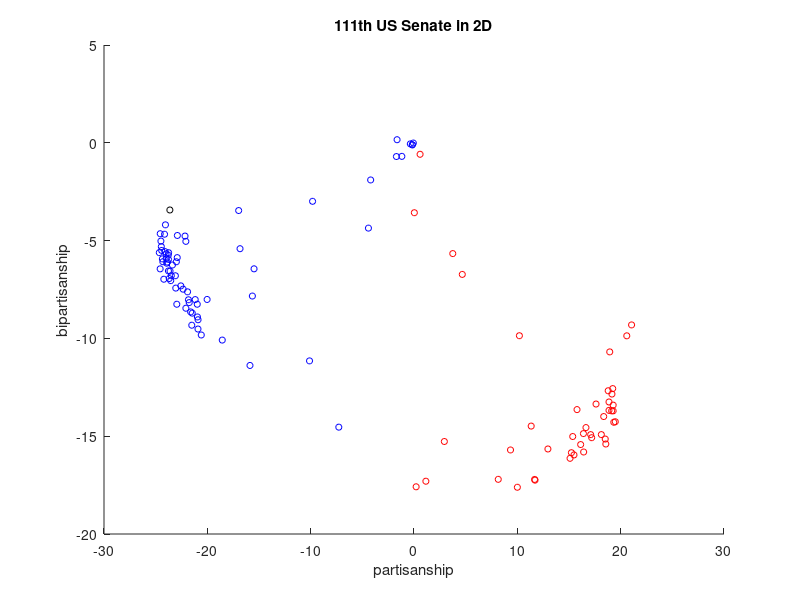

MATLAB code for this plot:
%%
% This matrix describes the votes on bills in the 111th session of the
% United States Senate. (The data set was obtained from |voteview.com|.)
% Each row is one senator and each column is a vote item.
load voting    % get from the book's website
[m,n] = size(A); 

%%
% If we visualize the votes (white is ``yea,'' black is ``nay,'' and gray is
% anything else), we can see great similarity between many rows, reflecting
% party unity.
imagesc(A)
colormap gray
title('Votes in 111th U.S. Senate')   % ignore this line
ylabel('senator'), xlabel('bill')    % ignore this line

%%
% We use singular value ``energy'' to quantify the decay rate of the values. 
[U,S,V] = svd(A);
sigma = diag(S);
tau = cumsum(sigma.^2) / sum(sigma.^2);
plot(tau(1:16),'.')
xlabel('k'), ylabel('\tau_k')  % ignore this line
title('Fraction of singular value energy')     % ignore this line

%%
% The first and second singular triples contain about 58% and 17%
% respectively of the energy of the matrix. All others have far less
% effect, suggesting that the information is primarily two-dimensional. The
% first left and right singular vectors also contain interesting structure.
subplot(211), plot(U(:,1),'.')
axis tight  % ignore this line
xlabel('senator number'), title('left singular vector')  % ignore this line
subplot(212), plot(V(:,1),'.')
axis tight  % ignore this line
xlabel('bill number'), title('right singular vector')  % ignore this line

%%
% Both vectors have values greatly clustered near $\pm C$  for a constant
% $C$. These can be roughly interpreted as how partisan a particular
% senator or bill was, and for which political party. 
% 
% Projecting the senators' vectors into the first two $\mV$-coordinates
% gives a particularly nice way to reduce them to two dimensions. Political
% scientists label these dimensions ``partisanship'' and
% ``bipartisanship.'' Here we color them by actual party affiliation (also
% given in the data file): red for Republican, blue for Democrat, and black
% for independent. 
clf
x1 = V(:,1)'*A';   x2 = V(:,2)'*A'; 
scatter(x1(Dem),x2(Dem),20,'b'),  hold on
scatter(x1(Rep),x2(Rep),20,'r')
scatter(x1(Ind),x2(Ind),20,'k')
xlabel('partisanship'),  ylabel('bipartisanship')  % ignore this line
title('111th US Senate in 2D')

